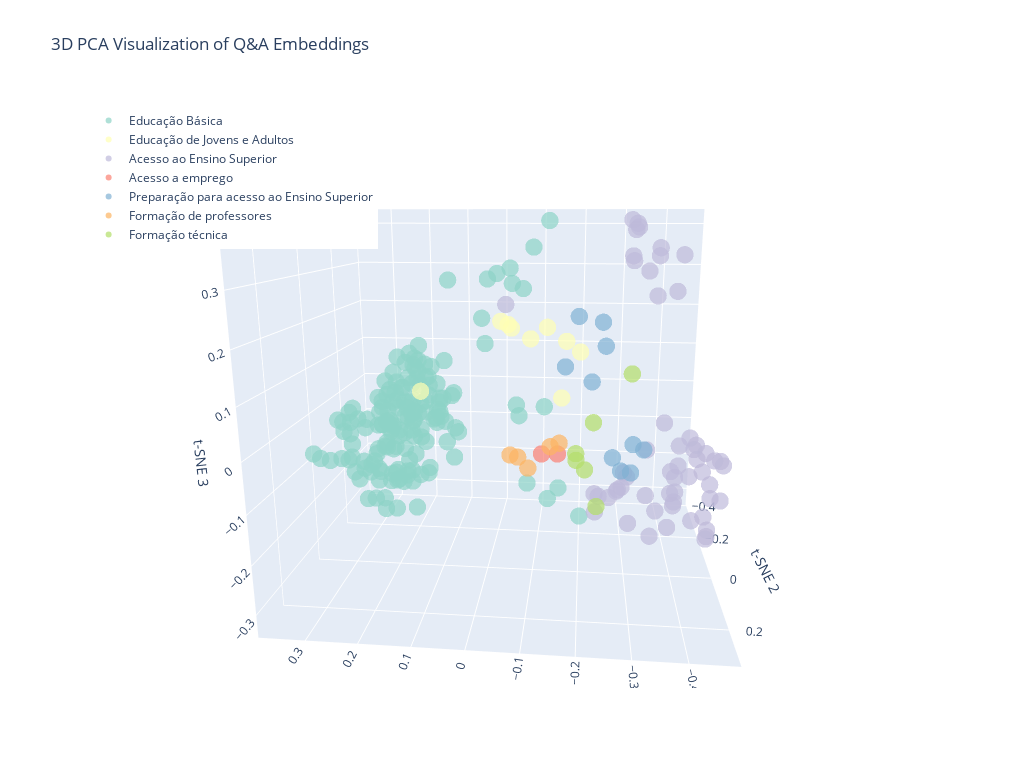

Notebook cell for this chart:
### Code cell
create_3d_plot(embeddings_3d_pca, embeddings_df, "3D PCA Visualization of Q&A Embeddings")

### Figure 1 — Plotly figure (JSON) as saved in the notebook; plotly's stock layout.template omitted (floating-point values rounded to 4 significant figures; data arrays with more than 128 entries replaced by an {"elided": "..."} marker saying what was removed)
{"data": [{"hovertemplate": "%{text}<extra></extra>", "marker": {"color": "rgb(141,211,199)", "opacity": 0.7, "size": 6}, "mode": "markers", "name": "Educação Básica", "text": {"elided": "159 str values"}, "type": "scatter3d", "x": {"elided": "159 float values"}, "y": {"elided": "159 float values"}, "z": {"elided": "159 float values"}}, {"hovertemplate": "%{text}<extra></extra>", "marker": {"color": "rgb(255,255,179)", "opacity": 0.7, "size": 6}, "mode": "markers", "name": "Educação de Jovens e Adultos", "text": ["Tópico: Educação de Jovens e Adultos<br>Programa: EJA<br>Pergunta: O que é EJA?", "Tópico: Educação de Jovens e Adultos<br>Programa: EJA<br>Pergunta: Quem pode participar do EJA?", "Tópico: Educação de Jovens e Adultos<br>Programa: EJA<br>Pergunta: Como funciona o EJA?", "Tópico: Educação de Jovens e Adultos<br>Programa: EJA<br>Pergunta: Onde encontrar o EJA?", "Tópico: Educação de Jovens e Adultos<br>Programa: PROEJA<br>Pergunta: Como o EJA pode me preparar para o mercado de trabalho?", "Tópico: Educação de Jovens e Adultos<br>Programa: PROEJA<br>Pergunta: Quais são as instituições que ofertam os cursos?", "Tópico: Educação de Jovens e Adultos<br>Programa: PROEJA<br>Pergunta: Como é feita a seleção para os cursos Proeja?", "Tópico: Educação de Jovens e Adultos<br>Programa: PROEJA<br>Pergunta: Eu já concluí o ensino médio, posso cursar o Proeja ?", "Tópico: Educação de Jovens e Adultos<br>Programa: Pé-de-meia/EJA<br>Pergunta: Alunos da EJA têm direito ao recebimento do Pé de Meia?"], "type": "scatter3d", "x": [0.00853, -0.07414, -0.01384, -0.01813, -0.11, -0.1505, -0.1944, -0.1634, 0.1402], "y": [-0.3338, -0.2462, -0.3006, -0.3371, -0.3309, -0.2653, -0.2367, -0.1299, 0.005351], "z": [0.1604, 0.1319, 0.1574, 0.1429, 0.1475, -0.01801, 0.1038, 0.1477, 0.05873]}, {"hovertemplate": "%{text}<extra></extra>", "marker": {"color": "rgb(190,186,218)", "opacity": 0.7, "size": 6}, "mode": "markers", "name": "Acesso ao Ensino Superior", "text": ["Tópico: Acesso ao Ensino Superior<br>Programa: SISU<br>Pergunta: O que é o SISU?", "Tópico: Acesso ao Ensino Superior<br>Programa: SISU<br>Pergunta: Quem pode se inscrever no SISU?", "Tópico: Acesso ao Ensino Superior<br>Programa: SISU<br>Pergunta: Posso escolher qual semestre irei cursar?", "Tópico: Acesso ao Ensino Superior<br>Programa: SISU<br>Pergunta: O candidato que participou do Sisu em edições anteriores e foi selecionado pode concorrer nesta edição?", "Tópico: Acesso ao Ensino Superior<br>Programa: SISU<br>Pergunta: O candidato matriculado em instituição de educação superior pode concorrer no processo seletivo desta edição do Sisu?", "Tópico: Acesso ao Ensino Superior<br>Programa: SISU<br>Pergunta: É cobrada alguma taxa para a realização da inscrição?", "Tópico: Acesso ao Ensino Superior<br>Programa: SISU<br>Pergunta: Quais os documentos necessários para fazer a inscrição no Sisu?", "Tópico: Acesso ao Ensino Superior<br>Programa: CPOP (Rede Nacional de Cursinhos Populares)<br>Pergunta: O que é um cursinho popular?", "Tópico: Acesso ao Ensino Superior<br>Programa: CPOP (Rede Nacional de Cursinhos Populares)<br>Pergunta: O que é a Rede Nacional de Cursinhos Populares (CPOP)?", "Tópico: Acesso ao Ensino Superior<br>Programa: CPOP (Rede Nacional de Cursinhos Populares)<br>Pergunta: Como um cursinho entra para a CPOP?", "Tópico: Acesso ao Ensino Superior<br>Programa: CPOP (Rede Nacional de Cursinhos Populares)<br>Pergunta: Como sei os cursinhos populares que fazem parte da CPOP?", "Tópico: Acesso ao Ensino Superior<br>Programa: CPOP (Rede Nacional de Cursinhos Populares)<br>Pergunta: Sou aluno e quero participar de um cursinho da CPOP?", "Tópico: Acesso ao Ensino Superior<br>Programa: CPOP (Rede Nacional de Cursinhos Populares)<br>Pergunta: Os alunos de cursinhos da CPOP recebem algum apoio?", "Tópico: Acesso ao Ensino Superior<br>Programa: ENEM (Exame Nacional do Ensino Médio)<br>Pergunta: O que é o ENEM?", "Tópico: Acesso ao Ensino Superior<br>Programa: ENEM (Exame Nacional do Ensino Médio)<br>Pergunta: Para que serve a nota do ENEM?", "Tópico: Acesso ao Ensino Superior<br>Programa: ENEM (Exame Nacional do Ensino Médio)<br>Pergunta: Quem pode fazer a prova do ENEM?", "Tópico: Acesso ao Ensino Superior<br>Programa: ENEM (Exame Nacional do Ensino Médio)<br>Pergunta: Como faço para me inscrever no ENEM?", "Tópico: Acesso ao Ensino Superior<br>Programa: ENEM (Exame Nacional do Ensino Médio)<br>Pergunta: Preciso pagar para fazer o ENEM?", "Tópico: Acesso ao Ensino Superior<br>Programa: ENEM (Exame Nacional do Ensino Médio)<br>Pergunta: Existe isenção da taxa de inscrição do ENEM?", "Tópico: Acesso ao Ensino Superior<br>Programa: ENEM (Exame Nacional do Ensino Médio)<br>Pergunta: Se eu conseguir a isenção da taxa, minha inscrição no ENEM está garantida?", "Tópico: Acesso ao Ensino Superior<br>Programa: ENEM (Exame Nacional do Ensino Médio)<br>Pergunta: Sou aluno de escola pública, minha inscrição no ENEM é automática?", "Tópico: Acesso ao Ensino Superior<br>Programa: ENEM (Exame Nacional do Ensino Médio)<br>Pergunta: Como são as provas do ENEM?", "Tópico: Acesso ao Ensino Superior<br>Programa: ENEM (Exame Nacional do Ensino Médio)<br>Pergunta: Posso usar minha nota do ENEM para estudar fora do Brasil?", "Tópico: Acesso ao Ensino Superior<br>Programa: ENEM (Exame Nacional do Ensino Médio)<br>Pergunta: Não consegui fazer a prova em um dos dias. Posso refazer?", "Tópico: Acesso ao Ensino Superior<br>Programa: ENEM (Exame Nacional do Ensino Médio)<br>Pergunta: O ENEM tem prazo de validade?", "Tópico: Acesso ao Ensino Superior<br>Programa: ENEM (Exame Nacional do Ensino Médio)<br>Pergunta: O que é o programa \"Pé-de-Meia\" e qual a relação com o ENEM?", "Tópico: Acesso ao Ensino Superior<br>Programa: SISU (Sistema de Seleção Unificada)<br>Pergunta: O que é o SISU?", "Tópico: Acesso ao Ensino Superior<br>Programa: SISU (Sistema de Seleção Unificada)<br>Pergunta: Quem pode se inscrever no SISU?", "Tópico: Acesso ao Ensino Superior<br>Programa: SISU (Sistema de Seleção Unificada)<br>Pergunta: Como funciona a inscrição no SISU?", "Tópico: Acesso ao Ensino Superior<br>Programa: SISU (Sistema de Seleção Unificada)<br>Pergunta: O que é a \"nota de corte\" do SISU?", "Tópico: Acesso ao Ensino Superior<br>Programa: SISU (Sistema de Seleção Unificada)<br>Pergunta: E se eu não for aprovado na chamada regular do SISU?", "Tópico: Acesso ao Ensino Superior<br>Programa: Lei de Cotas<br>Pergunta: O que é o sistema de cotas?", "Tópico: Acesso ao Ensino Superior<br>Programa: Lei de Cotas<br>Pergunta: Como saber se tenho direito às cotas?", "Tópico: Acesso ao Ensino Superior<br>Programa: Lei de Cotas<br>Pergunta: Onde indico que quero concorrer pelas cotas?", "Tópico: Acesso ao Ensino Superior<br>Programa: ProUni (Programa Universidade para Todos)<br>Pergunta: O que é o ProUni?", "Tópico: Acesso ao Ensino Superior<br>Programa: ProUni (Programa Universidade para Todos)<br>Pergunta: Quem pode se inscrever no ProUni?", "Tópico: Acesso ao Ensino Superior<br>Programa: ProUni (Programa Universidade para Todos)<br>Pergunta: Qual o critério de renda para o ProUni?", "Tópico: Acesso ao Ensino Superior<br>Programa: ProUni (Programa Universidade para Todos)<br>Pergunta: Fui pré-selecionado no ProUni, isso garante minha bolsa?", "Tópico: Acesso ao Ensino Superior<br>Programa: ProUni (Programa Universidade para Todos)<br>Pergunta: Consegui uma bolsa de 50% do ProUni, mas não posso pagar o resto. O que faço?", "Tópico: Acesso ao Ensino Superior<br>Programa: ProUni (Programa Universidade para Todos)<br>Pergunta: Posso escolher qualquer curso no ProUni?", "Tópico: Acesso ao Ensino Superior<br>Programa: ProUni (Programa Universidade para Todos)<br>Pergunta: Posso me inscrever no ProUni e no Fies ao mesmo tempo?", "Tópico: Acesso ao Ensino Superior<br>Programa: ProUni (Programa Universidade para Todos)<br>Pergunta: E se eu perder o prazo de comprovação de documentos?", "Tópico: Acesso ao Ensino Superior<br>Programa: ProUni (Programa Universidade para Todos)<br>Pergunta: Quem já tem diploma pode participar do ProUni?", "Tópico: Acesso ao Ensino Superior<br>Programa: FIES (Fundo de Financiamento Estudantil)<br>Pergunta: O que é o FIES?", "Tópico: Acesso ao Ensino Superior<br>Programa: FIES (Fundo de Financiamento Estudantil)<br>Pergunta: Qual a diferença entre FIES e ProUni?", "Tópico: Acesso ao Ensino Superior<br>Programa: FIES (Fundo de Financiamento Estudantil)<br>Pergunta: Quais os requisitos para pedir o FIES?", "Tópico: Acesso ao Ensino Superior<br>Programa: FIES (Fundo de Financiamento Estudantil)<br>Pergunta: Como funciona o processo para conseguir o FIES?", "Tópico: Acesso ao Ensino Superior<br>Programa: FIES (Fundo de Financiamento Estudantil)<br>Pergunta: Posso me inscrever no Fies e no Prouni ao mesmo tempo?", "Tópico: Acesso ao Ensino Superior<br>Programa: FIES (Fundo de Financiamento Estudantil)<br>Pergunta: Posso financiar qualquer curso no Fies?", "Tópico: Acesso ao Ensino Superior<br>Programa: FIES (Fundo de Financiamento Estudantil)<br>Pergunta: Preciso ter fiador para o Fies?", "Tópico: Acesso ao Ensino Superior<br>Programa: FIES (Fundo de Financiamento Estudantil)<br>Pergunta: Como funcionam os pagamentos durante o curso?", "Tópico: Acesso ao Ensino Superior<br>Programa: FIES (Fundo de Financiamento Estudantil)<br>Pergunta: E se eu perder o prazo de comprovação de documentos?", "Tópico: Acesso ao Ensino Superior<br>Programa: FIES (Fundo de Financiamento Estudantil)<br>Pergunta: Posso adiantar parcelas do Fies?", "Tópico: Acesso ao Ensino Superior<br>Programa: FIES (Fundo de Financiamento Estudantil)<br>Pergunta: E se eu desistir do curso?", "Tópico: Acesso ao Ensino Superior<br>Programa: FIES (Fundo de Financiamento Estudantil)<br>Pergunta: Tabela Comparativa: SISU, ProUni e FIES"], "type": "scatter3d", "x": [-0.3802, -0.4347, -0.3803, -0.4626, -0.4641, -0.3811, -0.4094, -0.2779, -0.2387, -0.2961, -0.2494, -0.2971, -0.2379, -0.3087, -0.3054, -0.3518, -0.3567, -0.3227, -0.3344, -0.3662, -0.2941, -0.3126, -0.3858, -0.2919, -0.2908, -0.0322, -0.4147, -0.455, -0.4403, -0.3874, -0.4065, -0.2865, -0.2881, -0.2972, -0.386, -0.4271, -0.3663, -0.4305, -0.3211, -0.4584, -0.4566, -0.3483, -0.4163, -0.344, -0.4373, -0.3749, -0.3725, -0.4254, -0.4299, -0.3963, -0.2863, -0.3136, -0.3498, -0.3164, -0.4319], "y": [0.07812, 0.1155, 0.1341, 0.1413, 0.1618, 0.1661, 0.1042, -0.3818, -0.3573, -0.3323, -0.3365, -0.2976, -0.2151, -0.1505, -0.06514, -0.05253, -0.09355, 0.0526, 0.112, 0.1384, 0.04037, -0.1249, 0.05537, 0.04246, -0.00972, -0.07975, 0.08539, 0.1238, 0.1092, 0.1213, 0.1976, 0.02337, 0.0557, 0.02219, 0.029, 0.09367, 0.2387, 0.2206, 0.2921, 0.08709, 0.1923, 0.1962, 0.1158, 0.1556, 0.186, 0.1857, 0.1851, 0.205, 0.2171, 0.2534, 0.2527, 0.2517, 0.2934, 0.2393, 0.2143], "z": [-0.1221, -0.06068, -0.06672, -0.02883, -0.0302, 0.007302, 0.003806, -0.3239, -0.3045, -0.285, -0.3028, -0.2669, -0.2954, 0.3902, 0.4044, 0.3404, 0.3547, 0.3173, 0.2768, 0.2881, 0.3358, 0.3964, 0.3483, 0.3451, 0.4118, 0.2342, -0.08217, -0.03405, -0.02478, -0.04772, 0.01989, -0.134, -0.08961, -0.1114, -0.09351, -0.04262, -0.07391, -0.04592, -0.1168, -0.1262, -0.0876, 0.05933, -0.01556, -0.1281, -0.1492, -0.07606, -0.1036, -0.1152, -0.153, -0.1019, -0.1123, 0.02595, -0.09844, -0.06366, -0.1492]}, {"hovertemplate": "%{text}<extra></extra>", "marker": {"color": "rgb(251,128,114)", "opacity": 0.7, "size": 6}, "mode": "markers", "name": "Acesso a emprego", "text": ["Tópico: Acesso a emprego<br>Programa: Programa Progredir<br>Pergunta: O que é o Programa Progredir?", "Tópico: Acesso a emprego<br>Programa: Programa Progredir<br>Pergunta: Quem pode participar do Programa Progredir?"], "type": "scatter3d", "x": [-0.1064, -0.1468], "y": [-0.1865, -0.1321], "z": [-0.1382, -0.1185]}, {"hovertemplate": "%{text}<extra></extra>", "marker": {"color": "rgb(128,177,211)", "opacity": 0.7, "size": 6}, "mode": "markers", "name": "Preparação para acesso ao Ensino Superior", "text": ["Tópico: Preparação para acesso ao Ensino Superior<br>Programa: Cursinho Popular<br>Pergunta: O que é um Cursinho Popular?", "Tópico: Preparação para acesso ao Ensino Superior<br>Programa: Cursinho Popular<br>Pergunta: Quem tem direito a fazer Cursinho Popular?", "Tópico: Preparação para acesso ao Ensino Superior<br>Programa: Cursinho Popular<br>Pergunta: Por que o Cursinho Popular é importante?", "Tópico: Preparação para acesso ao Ensino Superior<br>Programa: Cursinho Popular<br>Pergunta: Quando é possível se inscrever no Cursinho Popular?", "Tópico: Preparação para acesso ao Ensino Superior<br>Programa: Cursinho Popular<br>Pergunta: Como se inscrever para o Cursinho Popular?", "Tópico: Preparação para acesso ao Ensino Superior<br>Programa: CadEJA<br>Pergunta: O que é o CadEJA?", "Tópico: Preparação para acesso ao Ensino Superior<br>Programa: CadEJA<br>Pergunta: Quem tem direito a acessar o CADEJA?", "Tópico: Preparação para acesso ao Ensino Superior<br>Programa: CadEJA<br>Pergunta: Por que o CADEJA é importante?", "Tópico: Preparação para acesso ao Ensino Superior<br>Programa: CadEJA<br>Pergunta: Quando é possível se inscrever no CADEJA?", "Tópico: Preparação para acesso ao Ensino Superior<br>Programa: CadEJA<br>Pergunta: Como se inscrever no CadEJA?"], "type": "scatter3d", "x": [-0.3086, -0.3238, -0.2835, -0.3559, -0.3338, -0.1891, -0.2219, -0.1597, -0.2517, -0.2458], "y": [-0.3879, -0.2316, -0.3444, -0.2599, -0.3219, -0.2672, -0.09916, -0.2084, -0.1463, -0.2209], "z": [-0.2486, -0.1953, -0.1966, -0.144, -0.1514, 0.1848, 0.06317, 0.07298, 0.1352, 0.1784]}, {"hovertemplate": "%{text}<extra></extra>", "marker": {"color": "rgb(253,180,98)", "opacity": 0.7, "size": 6}, "mode": "markers", "name": "Formação de professores", "text": ["Tópico: Formação de professores<br>Programa: ProCampo<br>Pergunta: O que é o ProCampo?", "Tópico: Formação de professores<br>Programa: ProCampo<br>Pergunta: Quem tem direito a fazer ProCampo?", "Tópico: Formação de professores<br>Programa: ProCampo<br>Pergunta: Por que o ProCampo é importante?", "Tópico: Formação de professores<br>Programa: ProCampo<br>Pergunta: Quando é possível se inscrever no ProCampo?", "Tópico: Formação de professores<br>Programa: ProCampo<br>Pergunta: Como se inscrever para o ProCampo?"], "type": "scatter3d", "x": [-0.0402, -0.07635, -0.02174, -0.1486, -0.1249], "y": [-0.2798, -0.1513, -0.2652, -0.1819, -0.23], "z": [-0.1811, -0.1627, -0.1708, -0.1081, -0.1336]}, {"hovertemplate": "%{text}<extra></extra>", "marker": {"color": "rgb(179,222,105)", "opacity": 0.7, "size": 6}, "mode": "markers", "name": "Formação técnica", "text": ["Tópico: Formação técnica<br>Programa: Institutos Federais<br>Pergunta: Posso fazer um curso técnico depois do ensino médio?", "Tópico: Formação técnica<br>Programa: Institutos Federais<br>Pergunta: Onde encontro cursos técnicos gratuitos perto de mim?", "Tópico: Formação técnica<br>Programa: Institutos Federais<br>Pergunta: Posso fazer um curso técnico sem ter feito o Enem?", "Tópico: Formação técnica<br>Programa: Institutos Federais<br>Pergunta: Quanto tempo dura um curso técnico?", "Tópico: Formação técnica<br>Programa: Institutos Federais<br>Pergunta: Que áreas de cursos técnicos posso fazer?", "Tópico: Formação técnica<br>Programa: Institutos Federais<br>Pergunta: Existe bolsa ou ajuda de custo para quem faz curso técnico?"], "type": "scatter3d", "x": [-0.2263, -0.19, -0.3037, -0.1894, -0.21, -0.2352], "y": [-0.05358, -0.119, -0.028, -0.06496, -0.1015, 0.0304], "z": [-0.01711, -0.1278, 0.09886, -0.0932, -0.1439, -0.1768]}], "layout": {"height": 768, "legend": {"x": 0.01, "xanchor": "left", "y": 0.99, "yanchor": "top"}, "scene": {"aspectmode": "auto", "aspectratio": {"x": 1.111, "y": 0.913, "z": 0.986}, "camera": {"center": {"x": 0, "y": 0, "z": 0}, "eye": {"x": -0.1894, "y": 1.873, "z": 0.4743}, "projection": {"type": "perspective"}, "up": {"x": 0, "y": 0, "z": 1}}, "xaxis": {"title": {"text": "t-SNE 1"}, "type": "linear"}, "yaxis": {"title": {"text": "t-SNE 2"}, "type": "linear"}, "zaxis": {"title": {"text": "t-SNE 3"}, "type": "linear"}}, "title": {"text": "3D PCA Visualization of Q&A Embeddings"}, "width": 1024}}
